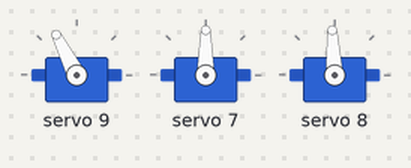
Simulated run of this sketch. Board: Arduino Uno, built with avr-gcc and run on an emulated ATmega328P. On the bench: 3 × servo.

Above: at 0.55 s.
At 1.3 s:
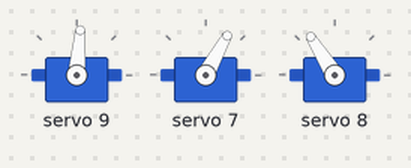
At 1.65 s:
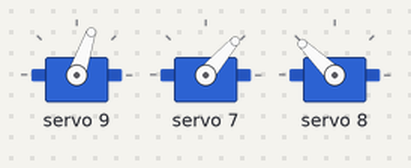
At 2.1 s:
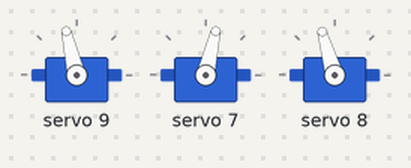
At 3.0 s:
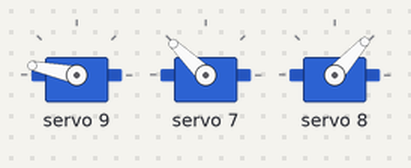
At 3.9 s:
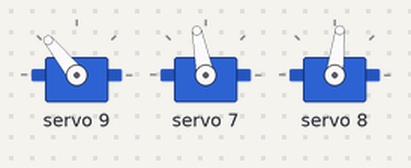
Timing chart, 0 to 8.9 s (numbered marks = the images above):
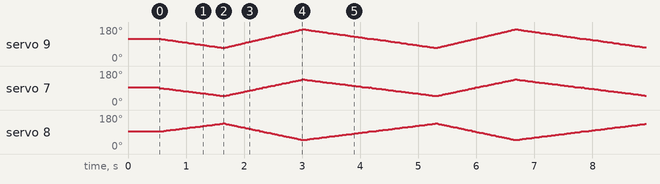

The sketch:

neck_test.ino
```cpp
#include <Wire.h>
#include <Adafruit_PWMServoDriver.h>

Adafruit_PWMServoDriver pca = Adafruit_PWMServoDriver();

// neck servo channels
#define NECK_ROTATE 9
#define NECK_TILT_L 7
#define NECK_TILT_R 8

// limits
#define ROT_MIN 70     // rotation left
#define ROT_MAX 160    // rotation right
#define TILT_MIN 0
#define TILT_MAX 180

// smooth setter
void setServoAngle(uint8_t channel, float angle) {
  angle = constrain(angle, 0, 180);
  int pulse = map(angle, 0, 180, 102, 512);
  pca.setPWM(channel, 0, pulse);
}

void smoothNeckMove(float rotFrom, float rotTo,
                    float tiltFrom, float tiltTo,
                    int steps, int delayMs)
{
  float rotStep  = (rotTo - rotFrom) / steps;
  float tiltStep = (tiltTo - tiltFrom) / steps;

  float rot = rotFrom;
  float tilt = tiltFrom;

  for(int i=0; i<=steps; i++){
    setServoAngle(NECK_ROTATE, rot);

    // tilt left + right opposite directions
    setServoAngle(NECK_TILT_L, tilt);
    setServoAngle(NECK_TILT_R, 180 - tilt);

    rot  += rotStep;
    tilt += tiltStep;

    delay(delayMs);
  }
}

void setup() {
  Wire.begin();
  pca.begin();
  pca.setPWMFreq(50);
  delay(500);

  // center starting positions
  setServoAngle(NECK_ROTATE, 115);
  setServoAngle(NECK_TILT_L, 90);
  setServoAngle(NECK_TILT_R, 90);
}

void loop() {

  // ---- LEFT LOOK + DOWN ----
  smoothNeckMove(115, ROT_MIN, 90, 50, 50, 20);

  // ---- RIGHT LOOK + UP ----
  smoothNeckMove(ROT_MIN, ROT_MAX, 50, 130, 60, 20);

  // ---- BACK TO CENTER ----
  smoothNeckMove(ROT_MAX, 115, 130, 90, 50, 20);
}
```
